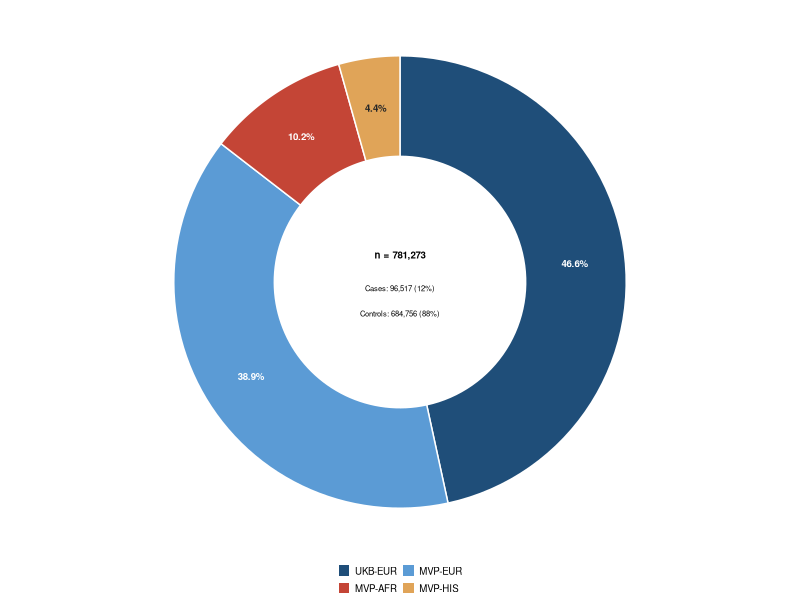

Reproduce this figure in R. (Note: this script raises an error after producing the figure.)
## ------------------------------------------------------------------
## Figure 1 — Cohort demographics
## Each panel: 8 cm x 8 cm (square, identical canvas)
## Font 7 pt; donut % labels sit at wedge radial midpoint
## ------------------------------------------------------------------
rm(list = ls())
suppressPackageStartupMessages({
  library(ggplot2)
  library(dplyr)
  library(tidyr)
  library(scales)
})

OUT_DIR <- "manuscript/figures/Fig1/panels/demographics/"
dir.create(OUT_DIR, showWarnings = FALSE)

SIDE_MM <- 80

save_panel <- function(p, name) {
    ggsave(file.path(OUT_DIR, paste0(name, ".pdf")), p,
          width = SIDE_MM, height = SIDE_MM,
          units = "mm", device = cairo_pdf)
    ggsave(file.path(OUT_DIR, paste0(name, ".png")), p,
          width = SIDE_MM, height = SIDE_MM,
          units = "mm", dpi = 600)
}

## ---- Data ---------------------------------------------------------
demo <- tibble::tribble(
  ~cohort,  ~ancestry, ~sex,     ~cases, ~controls,
  "UKB",    "EUR",     "Male",   17364,  147507,
  "UKB",    "EUR",     "Female", 28814,  170349,
  "MVP",    "EUR",     "Male",   33605,  247696,
  "MVP",    "EUR",     "Female",  2968,   19474,
  "MVP",    "AFR",     "Male",    8801,   59280,
  "MVP",    "AFR",     "Female",  1334,    9973,
  "MVP",    "HIS",     "Male",    3282,   27304,
  "MVP",    "HIS",     "Female",   349,    3173
) |>
  mutate(
    total    = cases + controls,
    case_pct = 100 * cases / total,
    stratum  = paste(cohort, ancestry, sep = "-")
  )

stratum_levels <- demo |>
  group_by(stratum) |>
  summarise(N = sum(total), .groups = "drop") |>
  arrange(desc(N)) |>
  pull(stratum)

demo <- demo |>
  mutate(stratum = factor(stratum, levels = stratum_levels),
         sex     = factor(sex, levels = c("Male", "Female")))

## ---- Theme & palette ---------------------------------------------
BASE_SIZE <- 7

nature_theme <- theme_classic(base_size = BASE_SIZE, base_family = "sans") +
  theme(
    axis.title          = element_text(size = BASE_SIZE),
    axis.title.x        = element_text(margin = margin(t = 3)),
    axis.text           = element_text(size = BASE_SIZE, colour = "black"),
    axis.line           = element_line(linewidth = 0.3, colour = "black"),
    axis.ticks          = element_line(linewidth = 0.3, colour = "black"),
    axis.ticks.length   = unit(0.08, "cm"),
    plot.title          = element_blank(),
    legend.title        = element_text(size = BASE_SIZE),
    legend.text         = element_text(size = BASE_SIZE),
    legend.key.size     = unit(0.28, "cm"),
    legend.margin       = margin(0, 0, 0, 0),
    legend.box.spacing  = unit(0.05, "cm"),
    legend.position     = "top",
    legend.justification = "left",
    plot.margin         = margin(4, 6, 4, 4)
  )

col_case    <- "#C44536"
col_control <- "#9CADBF"
col_male    <- "#3B6E8F"
col_female  <- "#E08E45"

strata_pal <- c(
  "UKB-EUR" = "#1F4E79",
  "MVP-EUR" = "#5B9BD5",
  "MVP-AFR" = "#C44536",
  "MVP-HIS" = "#E0A458"
)

## ====================================================================
## Panel A — Donut (8 x 8 cm)
## ====================================================================
## Approach: build the donut from polygon coordinates so we can place
## labels exactly at the radial midpoint of each wedge. This avoids
## ggplot's coord_polar weirdness with text positioning.
##
## Donut geometry (in arbitrary plot units):
##   inner radius = 1.0
##   outer radius = 1.8
##   label radius = 1.4 (radial midpoint of the wedge band)
## ------------------------------------------------------------------

R_IN  <- 1.0
R_OUT <- 1.8
R_LAB <- (R_IN + R_OUT) / 2

donut_df <- demo |>
  group_by(stratum) |>
  summarise(N = sum(total), .groups = "drop") |>
  mutate(
    stratum = factor(stratum, levels = stratum_levels),
    pct     = 100 * N / sum(N),
    pct_lab = sprintf("%.1f%%", pct)
  ) |>
  arrange(stratum) |>
  mutate(
    frac      = N / sum(N),
    end_ang   = cumsum(frac) * 2 * pi,
    start_ang = lag(end_ang, default = 0),
    mid_ang   = (start_ang + end_ang) / 2,
    ## label x/y (Cartesian; angle measured from 12 o'clock, clockwise,
    ## to match coord_polar with start = 0)
    lab_x = R_LAB * sin(mid_ang),
    lab_y = R_LAB * cos(mid_ang)
  )

## Build wedge polygons explicitly
wedge_poly <- function(start_ang, end_ang, r_in, r_out, n = 60) {
  a <- seq(start_ang, end_ang, length.out = n)
  data.frame(
    x = c(r_out * sin(a), rev(r_in * sin(a))),
    y = c(r_out * cos(a), rev(r_in * cos(a)))
  )
}

poly_df <- donut_df |>
  rowwise() |>
  mutate(poly = list(wedge_poly(start_ang, end_ang, R_IN, R_OUT))) |>
  tidyr::unnest(poly) |>
  ungroup()

## Choose label colour: white inside wedge if good contrast, dark for tan
## All four palette colors are dark enough that white text reads well.
donut_df <- donut_df |>
  mutate(label_col = ifelse(stratum == "MVP-HIS", "grey15", "white"))

pA <- ggplot() +
  geom_polygon(data = poly_df,
               aes(x = x, y = y, group = stratum, fill = stratum),
               colour = "white", linewidth = 0.5) +
  geom_text(data = donut_df,
            aes(x = lab_x, y = lab_y, label = pct_lab,
                colour = label_col),
            size = BASE_SIZE / .pt, fontface = "bold",
            show.legend = FALSE) +
  annotate("text", x = 0, y = 0.22,
           label = sprintf("n = %s", scales::comma(sum(demo$total))),
           size = BASE_SIZE / .pt, fontface = "bold") +
  annotate("text", x = 0, y = -0.05,
           label = sprintf("Cases: %s (%.0f%%)",
                           scales::comma(sum(demo$cases)),
                           100 * sum(demo$cases) / sum(demo$total)),
           size = 5.5 / .pt) +
  annotate("text", x = 0, y = -0.25,
           label = sprintf("Controls: %s (%.0f%%)",
                           scales::comma(sum(demo$controls)),
                           100 * sum(demo$controls) / sum(demo$total)),
           size = 5.5 / .pt) +
  scale_fill_manual(values = strata_pal, name = NULL) +
  scale_colour_identity() +
  coord_fixed(xlim = c(-2.0, 2.0), ylim = c(-2.0, 2.0)) +
  guides(fill = guide_legend(nrow = 2, byrow = TRUE,
                             override.aes = list(colour = NA))) +
  theme_void(base_size = BASE_SIZE, base_family = "sans") +
  theme(
    legend.position     = "bottom",
    legend.title        = element_blank(),
    legend.text         = element_text(size = BASE_SIZE),
    legend.key.size     = unit(0.32, "cm"),
    legend.margin       = margin(0, 0, 0, 0),
    legend.box.spacing  = unit(0.15, "cm"),
    plot.margin         = margin(4, 4, 4, 4)
  )
pA
save_panel(pA, "panel_A_donut")

## ====================================================================
## Panel B — Cases vs controls per stratum (8 x 8 cm)
## ====================================================================
make_row_lab_B <- function(stratum, sex, case_pct) {
  sprintf("%s %s (%.1f%%)",
          as.character(stratum), as.character(sex), case_pct)
}

plotB_df <- demo |>
  pivot_longer(c(cases, controls), names_to = "status", values_to = "n") |>
  mutate(status  = factor(ifelse(status == "cases", "Cases", "Controls"),
                          levels = c("Controls", "Cases")),
         row_lab = make_row_lab_B(stratum, sex, case_pct))

row_order_B <- demo |>
  arrange(desc(stratum), desc(sex)) |>
  mutate(row_lab = make_row_lab_B(stratum, sex, case_pct)) |>
  pull(row_lab)

plotB_df <- plotB_df |>
  mutate(row_lab = factor(row_lab, levels = row_order_B))

totalsB <- demo |>
  mutate(row_lab = factor(make_row_lab_B(stratum, sex, case_pct),
                          levels = row_order_B))

pB <- ggplot(plotB_df, aes(x = n, y = row_lab, fill = status)) +
  geom_col(width = 0.7, colour = NA) +
  geom_text(data = totalsB,
            aes(x = total, y = row_lab,
                label = scales::comma(total)),
            inherit.aes = FALSE,
            hjust = -0.12, size = BASE_SIZE / .pt, colour = "grey20") +
  scale_fill_manual(values = c("Controls" = col_control,
                               "Cases"    = col_case),
                    breaks = c("Cases", "Controls"),
                    name = NULL) +
  scale_x_continuous(labels = scales::label_number(scale = 1e-3,
                                                   suffix = "K",
                                                   accuracy = 1),
                     limits = c(0, 360000),
                     expand = expansion(mult = c(0, 0.02))) +
  labs(x = "Participants (n)", y = NULL) +
  nature_theme +
  theme(panel.grid.major.x = element_line(colour = "grey92",
                                          linewidth = 0.25),
        axis.line.y  = element_blank(),
        axis.ticks.y = element_blank(),
        axis.text.y  = element_text(family = "mono", size = BASE_SIZE))
pB
save_panel(pB, "panel_B_stratum_n_percent")

## ====================================================================
## Panel C — Sex composition per stratum (8 x 8 cm)
## ====================================================================
sex_df <- demo |>
  group_by(stratum, sex) |>
  summarise(n = sum(total), .groups = "drop") |>
  group_by(stratum) |>
  mutate(pct = 100 * n / sum(n)) |>
  ungroup() |>
  mutate(sex = factor(sex, levels = c("Female", "Male")))

pC <- ggplot(sex_df, aes(x = pct, y = stratum, fill = sex)) +
  geom_col(width = 0.65, colour = NA) +
  geom_text(aes(label = sprintf("%.0f%%", pct)),
            position = position_stack(vjust = 0.5),
            size = BASE_SIZE / .pt, fontface = "bold", colour = "white") +
  scale_y_discrete(limits = rev) +
  scale_fill_manual(values = c("Female" = col_female,
                               "Male"   = col_male),
                    breaks = c("Male", "Female"),
                    name = NULL) +
  scale_x_continuous(labels = function(x) paste0(x, "%"),
                     breaks = c(0, 25, 50, 75, 100),
                     expand = expansion(mult = c(0, 0.02))) +
  labs(x = "Sex composition", y = NULL) +
  nature_theme +
  theme(axis.line.y  = element_blank(),
        axis.ticks.y = element_blank())
pC
save_panel(pC, "panel_C_sex_balance")

cat("done — three panels at 8 x 8 cm each\n")

## ====================================================================
## Panel D — Age donut (8 x 8 cm)
## Decorative donut with 4 equal quarters (one per cohort × status).
## ====================================================================

## ---- Source data --------------------------------------------------
## Order around the donut, starting at 12 o'clock, going clockwise:
##   1. UKB Cases         (top-right)
##   2. MVP Cases         (bottom-right)
##   3. MVP Controls      (bottom-left)
##   4. UKB Controls      (top-left)
age_df <- tibble::tribble(
  ~order, ~cohort, ~status,    ~mean_age, ~sd_age,
  1,      "UKB",   "Cases",     56.9,      NA_real_,
  2,      "MVP",   "Cases",     67.0,      11.73,
  3,      "MVP",   "Controls",  61.0,      14.62,
  4,      "UKB",   "Controls",  56.6,      NA_real_
) |>
  mutate(
    status  = factor(status, levels = c("Cases", "Controls")),
    age_lab = sprintf("%.1f y", mean_age),
    sd_lab  = ifelse(is.na(sd_age), NA_character_,
                     sprintf("(SD %.2f)", sd_age))
  )

## ---- Geometry ----------------------------------------------------
R_IN  <- 0.85
R_OUT <- 1.75
R_LAB <- (R_IN + R_OUT) / 2

n_wedges <- nrow(age_df)
age_df <- age_df |>
  mutate(
    start_ang = (order - 1) / n_wedges * 2 * pi,
    end_ang   = order        / n_wedges * 2 * pi,
    mid_ang   = (start_ang + end_ang) / 2,
    lab_x = R_LAB * sin(mid_ang),
    lab_y = R_LAB * cos(mid_ang),
    lab_y_age = ifelse(is.na(sd_lab), lab_y, lab_y + 0.07),
    lab_y_sd  = lab_y - 0.09
  )

poly_df <- age_df |>
  rowwise() |>
  mutate(verts = list(wedge_poly(start_ang, end_ang, R_IN, R_OUT))) |>
  unnest(verts) |>
  ungroup() |>
  mutate(group_id = paste(cohort, status))

## Cohort tags above/below the donut
cohort_tags <- tibble::tibble(
  label = c("UKB", "MVP"),
  x     = c(0, 0),
  y     = c(R_OUT + 0.18, -(R_OUT + 0.18))
)

## ---- Plot --------------------------------------------------------
pD <- ggplot() +
  geom_polygon(data = poly_df,
               aes(x = x, y = y, group = group_id, fill = status),
               colour = "white", linewidth = 0.6) +
  geom_text(data = age_df,
            aes(x = lab_x, y = lab_y_age, label = age_lab),
            size = BASE_SIZE / .pt, fontface = "bold",
            colour = "white") +
  geom_text(data = dplyr::filter(age_df, !is.na(sd_lab)),
            aes(x = lab_x, y = lab_y_sd, label = sd_lab),
            size = 5 / .pt, colour = "white") +
  geom_text(data = cohort_tags,
            aes(x = x, y = y, label = label),
            size = (BASE_SIZE + 1) / .pt, fontface = "bold",
            colour = "grey20") +
  scale_fill_manual(values = c("Cases"    = col_case,
                               "Controls" = col_control),
                    breaks = c("Cases", "Controls"),
                    name = NULL) +
  coord_fixed(xlim = c(-2.05, 2.05), ylim = c(-2.05, 2.05)) +
  guides(fill = guide_legend(nrow = 1, byrow = TRUE)) +
  theme_void(base_size = BASE_SIZE, base_family = "sans") +
  theme(
    legend.position     = "bottom",
    legend.title        = element_blank(),
    legend.text         = element_text(size = BASE_SIZE),
    legend.key.size     = unit(0.32, "cm"),
    legend.margin       = margin(0, 0, 0, 0),
    legend.box.spacing  = unit(0.15, "cm"),
    plot.margin         = margin(4, 4, 4, 4)
  )
pD
save_panel(pD, "panel_D_age_donut")
cat("done — panel D redesigned (4 equal quarters)\n")



### END
